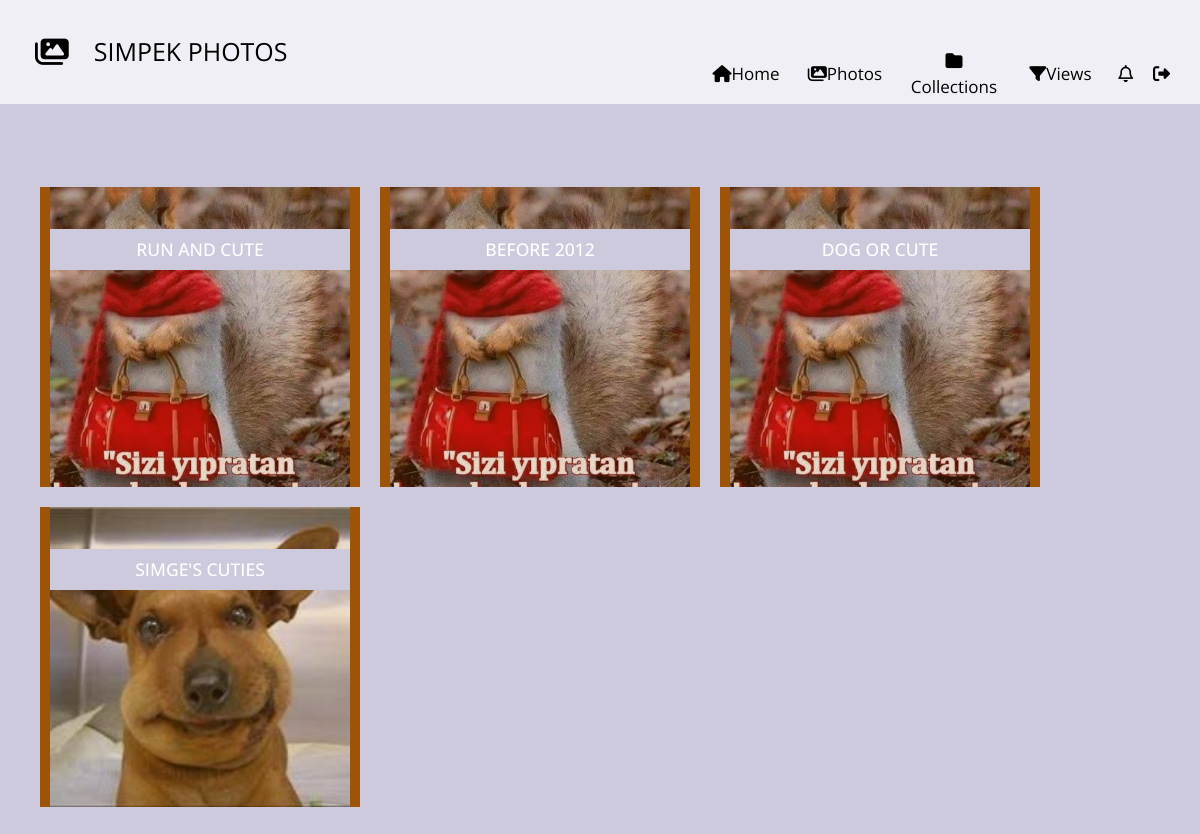
Page /shared-photo-library/views (signed in) on the committed database.
### shared_photo_library/models.py (models this page shows, shortened)
class FilterView(models.Model):
    owner = models.ForeignKey(User, on_delete=models.CASCADE, related_name='view_owner')
    collection = models.ForeignKey(Collection, on_delete=models.CASCADE, related_name='attached_to')
    view_name = models.CharField(max_length=100)
    shared_users = models.ManyToManyField(User, related_name='shared_views')
    tags = models.CharField(max_length=100, null=True)
    conjunctive = models.BooleanField(default=False)
    login_required = models.BooleanField(default=True)
    location_rect = models.CharField(max_length=100, null=True)
    start_time = models.DateTimeField(null=True)
    end_time = models.DateTimeField(null=True)
    created_date = models.DateTimeField(default=timezone.now)
    photos = models.ManyToManyField(Photo, related_name='view_photos')
    cover = models.ImageField(default='empty_col.jpg')

### shared_photo_library/views.py (the view, shortened to what this page needs)
# urls.py: path('views', Filter.as_view(), name="views"),
class Filter(LoginRequiredMixin, View):
    def get(self, request):
        logged_in_user = request.user
        users_views = list(FilterView.objects.filter(owner=logged_in_user).annotate(photo_number=Count('photos')))
        shared_views = list(FilterView.objects.filter(shared_users=logged_in_user).annotate(photo_number=Count('photos')))
        views = users_views + shared_views
        return render(request, 'shared_photo_library/views.html',
                      {'user': logged_in_user, 'users_views': users_views, 'shared_views': shared_views,
                       'views': views})

### shared_photo_library/templates/shared_photo_library/views.html (shortened to what this page needs)
{% extends 'index.html' %}
{% load static %}
{% load crispy_forms_tags %}
{% block head %}
    <link rel="stylesheet" href="{% static 'css/my_profile.css' %}?v1.2">
{% endblock %}
{% block content %}
    <li class="selected">
        <div class="cd-full-width">
            <div class="container-fluid js-tm-page-content" data-page-no="5" >
                <br><br><br>
                <div class="container">
                    <div id="views" class="row">
                            {% for view in views %}
                                <div id="view-{{ view.id }}" class="grid-item">
                                    <figure class="effect-bubba">
                                        <img class="img-fluid tm-img cover" src="{{ view.cover.url }}" alt="Image"  style="height:300px; width:300px;">
                                        <figcaption>
                                        <h3 style="background-color: #cdcadd; width: 300px; padding-bottom: 10px; padding-top: 10px" class="tm-figure-title" ><span>{{ view.view_name }}</span></h3>
                                    </figcaption>
                                    </figure>
                                </div>
                            {%endfor  %}
                        </div>
                </div>
            </div>
        </div>
    </li>
{% endblock %}

### static/css/hero-slider-style.css (style rules this page uses)
*, *::after, *::before { -webkit-box-sizing: border-box; -moz-box-sizing: border-box; box-sizing: border-box; }
html { font-size: 62.5%; }
body { font-size: 1.6rem; font-family: "Open Sans", sans-serif; color: #2c343b; background-color: #f2f2f2; }
img { max-width: 100%; }
.cd-hero-slider li { position: absolute; top: 0; left: 0; width: 100%; height: auto; min-height: 100%; -webkit-transform: translateX(100%); -moz-transform: translateX(100%); -ms-transform: translateX(100%); -o-transform: translateX(100%); transform: translateX(100%); }
.cd-hero-slider li.selected { position: relative; -webkit-transform: translateX(0); -moz-transform: translateX(0); -ms-transform: translateX(0); -o-transform: translateX(0); transform: translateX(0); }
.cd-hero-slider li.is-moving, .cd-hero-slider li.selected { -webkit-transition: -webkit-transform 0.5s; -moz-transition: -moz-transform 0.5s; transition: transform 0.5s; }
.cd-hero-slider li { background-position: center center; background-size: cover; background-repeat: no-repeat; }
.cd-hero-slider li:first-of-type { background-color: #2c343b; }
.cd-hero-slider .cd-full-width, .cd-hero-slider .cd-half-width { position: absolute; width: 100%; height: 100%; z-index: 1; left: 0; top: 0; padding-top: 100px; text-align: center; -webkit-backface-visibility: hidden; backface-visibility: hidden; -webkit-transform: translateZ(0); -moz-transform: translateZ(0); -ms-transform: translateZ(0); -o-transform: translateZ(0); transform: translateZ(0); }
@media only screen and (min-width: 768px) { .cd-hero-slider .cd-full-width, .cd-hero-slider .cd-half-width { padding-top: 150px; } }
@media only screen and (min-width: 1170px) { .cd-hero-slider .cd-full-width, .cd-hero-slider .cd-half-width { padding-top: 220px; } }

### static/css/my_profile.css (style rules this page uses)
.cover { object-fit: cover; }

### rows in the picture
FilterView: cover (picture), view_name "RUN AND CUTE"
FilterView: cover (picture), view_name "BEFORE 2012"
FilterView: cover (picture), view_name "DOG OR CUTE"
FilterView: cover (picture), view_name "SIMGE'S CUTIES"
